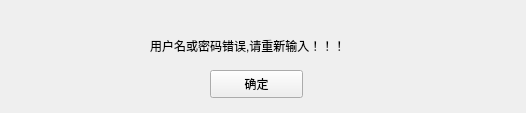
<?xml version="1.0" encoding="UTF-8"?>
<ui version="4.0">
 <class>error</class>
 <widget class="QWidget" name="error">
  <property name="geometry">
   <rect>
    <x>0</x>
    <y>0</y>
    <width>526</width>
    <height>113</height>
   </rect>
  </property>
  <property name="windowTitle">
   <string>Form</string>
  </property>
  <widget class="QPushButton" name="pushButton">
   <property name="geometry">
    <rect>
     <x>210</x>
     <y>70</y>
     <width>93</width>
     <height>28</height>
    </rect>
   </property>
   <property name="text">
    <string>确定</string>
   </property>
  </widget>
  <widget class="QLabel" name="label">
   <property name="geometry">
    <rect>
     <x>150</x>
     <y>30</y>
     <width>251</width>
     <height>31</height>
    </rect>
   </property>
   <property name="text">
    <string>用户名或密码错误,请重新输入！！！</string>
   </property>
  </widget>
 </widget>
 <resources/>
 <connections/>
</ui>
